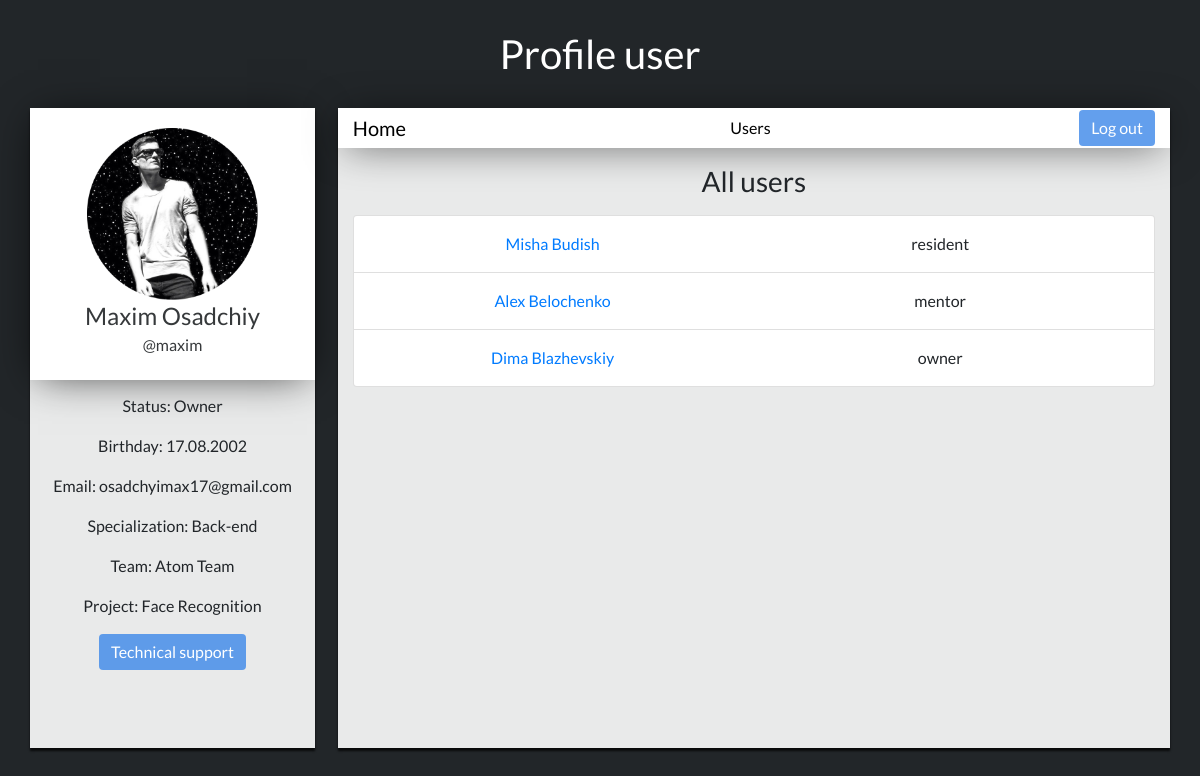
Page /users-user on the earlier database version.
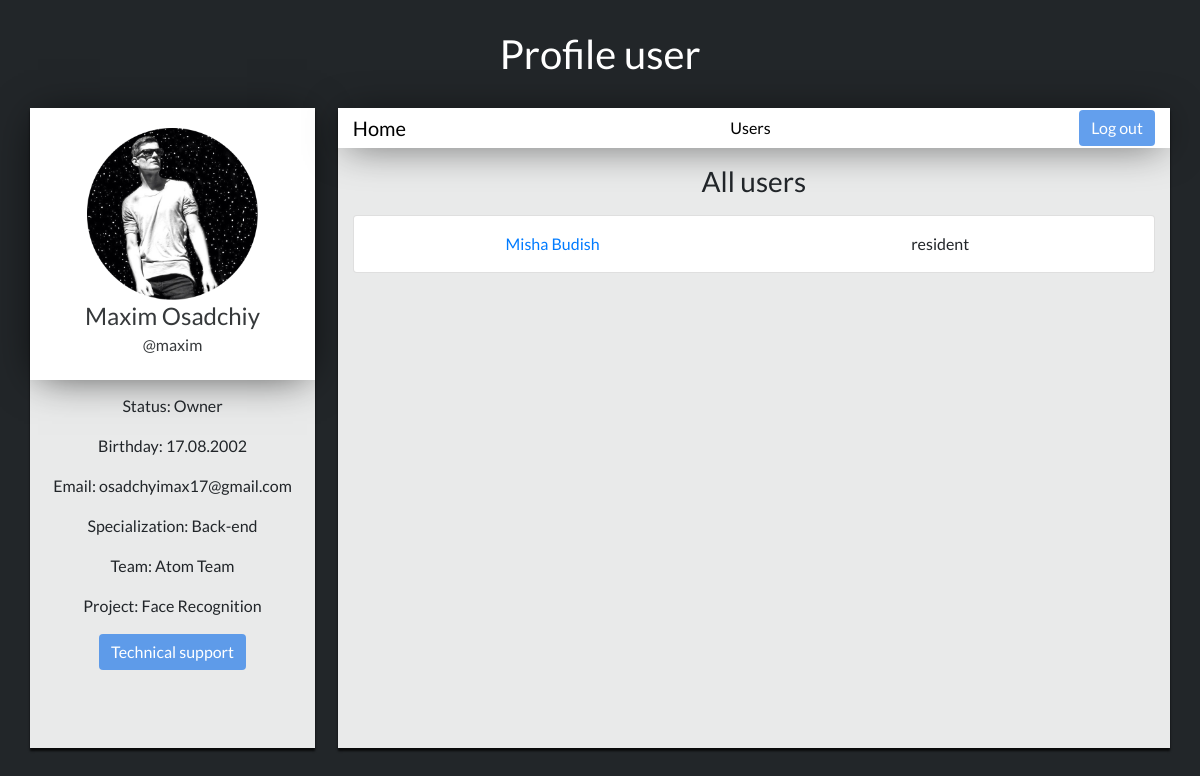
Same page on the later database version.
### login/models.py (models this page shows, shortened)
class User(models.Model):
    attendance = models.IntegerField(default=None)
    name = models.CharField(max_length=30)
    surname = models.CharField(max_length=30)
    username = models.CharField(max_length=30)
    password = models.CharField(max_length=150)
    status = models.CharField(max_length=15, choices=status)
    birth_date = models.DateTimeField()
    email = models.EmailField(max_length=30, null=True)
    specialization = models.CharField(max_length=30, choices=spec)
    team = models.CharField(max_length=50)
    project = models.CharField(max_length=50)
    last_seen = models.DateTimeField(auto_now=True)
    profile_photo = models.ImageField(upload_to='profile_photos')

### login/views.py (the view)
# urls.py: path('users-user', views.list_users_user, name='users_user'),
def list_users_user(request):
    residents = User.objects.filter(status='resident').count()
    mentors = User.objects.filter(status='mentor').count()
    owners = User.objects.filter(status='owner').count()
    users_list = User.objects.all()
    return render(request, 'users-user/index.html', {'list_users': users_list,'residents': residents,'mentors': mentors,'owners': owners})

### login/templates/users-user/index.html (shortened to what this page needs)
{% extends 'index-user-base.html' %}
{% block info_user %}
{% load staticfiles %}
<link rel="stylesheet" media="all" href="{% static 'css/home-user.css' %}" type="text/css">
<link rel="stylesheet" media="all" href="{% static 'css/base.css' %}" type="text/css">
    <div>
        {% if list_residents %}
            <h3 class="list-text">Residents List</h3>
        {% elif list_mentors %}
            <h3 class="list-text">Mentors List</h3>
        {% elif list_owners %}
            <h3 class="list-text">Owners List</h3>
        {% elif list_users %}
            <h3 class="list-text">All users</h3>
        {% endif %}
        <div class="container">
            <div class="row" style="padding: 5%;padding-top: 0;padding-left:0;padding-right:0;">
              <div class="col">
                <div class="userjoin-block">
                    <ul class="list-group">
                        {% for item in list_users %}
                            <li class="list-group-item">
                                <div class="container list-group">
                                    <div class="row">
                                        <div class="col-sm">
                                                <a href="/user-users/{{ item.id }}"><p style="text-align:center;margin: 0;line-height: 2;">{{ item.name }} {{ item.surname }}</p></a>
                                        </div>
                                        <div class="col-sm">
                                            <p class="list-text" style="text-align:center;margin: 0;line-height: 2;">{{item.status}}</p>
                                        </div>
                                    </div>
                                </div>
                            </li>
                        {% endfor %}
                    </ul>
                </div>
            </div>
        </div>
    </div>
    </div>
{% endblock %}

### login/templates/index-user-base.html
{% extends "base.html" %}
{% block content %}
{% load staticfiles %}
<link rel="stylesheet" media="all" href="{% static 'css/home-user.css' %}" type="text/css">
<link rel="stylesheet" media="all" href="{% static 'css/home.css' %}" type="text/css">
<h1 class="profile-h1">Profile user</h1>
<div class="container">
    <div class="row">
        <div class="info-block">
            <div class="photo-block">
                <p class="position-photo">
                    <img class="photo-img" src="../../static/img/Maxim.png" alt="Your photo">
                </p>
                <h4 class="name-text">Maxim Osadchiy</h4>
                <p class="name-text">@maxim</p>
            </div>
            <div class="status-block">
                <p>Status: Owner</p>
                <p>Birthday: 17.08.2002</p>
                <p>Email: osadchyimax17@gmail.com</p>
                <p>Specialization: Back-end</p>
                <p>Team: Atom Team</p>
                <p>Project: Face Recognition</p>
                <a href="{% url 'technical_support' %}"><button class="btn btn-primary" type="submit" >Technical support</button></a>
            </div>
        </div>
        <div class="statistic-block">
            <div class="navbar-block">
                <nav class="navbar navbar-expand-lg">
                    <div class="container">
                        <div class="navbar-brand"> <a class="navbar-link" href="{% url 'home_user' %}" style="color:black;">Home</a> </div>
                        <a href="{% url 'users_user' %}" style="color:black;"> Users </a>
                        <a href="{% url 'logout' %}"><button class="btn btn-primary" type="submit" >Log out</button></a>
                    </div>
                </nav>
            </div>
            <div class="information-block">
                {% block info_user %}
                {% endblock %}
            </div>
        </div>
    </div>
</div>
{% endblock %}

### login/templates/base.html (shortened to what this page needs)
<!DOCTYPE html>
<html lang="en">
<head>
    {% load staticfiles %}
    <link rel="stylesheet" media="all" href="{% static 'css/bootstrap.min.css' %}" type="text/css">
    <link rel="stylesheet" media="all" href="{% static 'css/base.css' %}" type="text/css">
</head>
<body>
    {% block content %}
    {% endblock %}
</body>
</html>

### login/static/css/base.css (style rules this page uses)
body { font-family: 'Lato', cursive; }
.userjoin-block { overflow-y: scroll; max-height: 50vh; }
.list-text { text-align: center; margin: 2%; }

### login/static/css/home-user.css (style rules this page uses)
body { background: #222629; font-family: 'Lato', cursive; }
.profile-h1 { font-family: 'Lato', cursive; text-align: center; margin-top: 30px; margin-bottom: 30px; font-size: 2.5em; color: white; }
.info-block { background: rgba(255, 255, 255, 0.9); height: 80vh; width: 25%; -webkit-box-shadow: 0px 3px 2px 0px rgba(0,0,0,0.75); -moz-box-shadow: 0px 3px 2px 0px rgba(0,0,0,0.75); box-shadow: 0px 3px 2px 0px rgba(0,0,0,0.75); }
.statistic-block { background: rgba(255, 255, 255, 0.9); height: 80vh; width: 73%; margin-left: 2%; -webkit-box-shadow: 0px 3px 2px 0px rgba(0,0,0,0.75); -moz-box-shadow: 0px 3px 2px 0px rgba(0,0,0,0.75); box-shadow: 0px 3px 2px 0px rgba(0,0,0,0.75); }
.photo-block { width: 100%; padding: 20px; background: white; -webkit-box-shadow: 0px 3px 40px -8px rgba(0,0,0,0.75); -moz-box-shadow: 0px 3px 40px -8px rgba(0,0,0,0.75); box-shadow: 0px 3px 40px -8px rgba(0,0,0,0.75); }
.navbar-block { width: 100%; background: white; -webkit-box-shadow: 0px 3px 40px -8px rgba(0,0,0,0.75); -moz-box-shadow: 0px 3px 40px -8px rgba(0,0,0,0.75); box-shadow: 0px 3px 40px -8px rgba(0,0,0,0.75); }
.photo-img { width: 70%; }
.position-photo { text-align: center; margin: 0; width: 100%; }
.name-text { color: #36393b; text-align: center; margin: 1%; }
.navbar { padding: 0; }
.btn-primary { background-color: rgba(61, 136, 233, 0.8); border: rgba(61, 136, 233, 0.9); }

### login/static/css/home.css (style rules this page uses)
.status-block { text-align: center; margin: 5%; }
.information-block { overflow-y: scroll; height: 92%; }

Differences in the rows shown:
removed User: name "Alex", surname "Belochenko", status "mentor"
removed User: name "Dima", surname "Blazhevskiy", status "owner"
